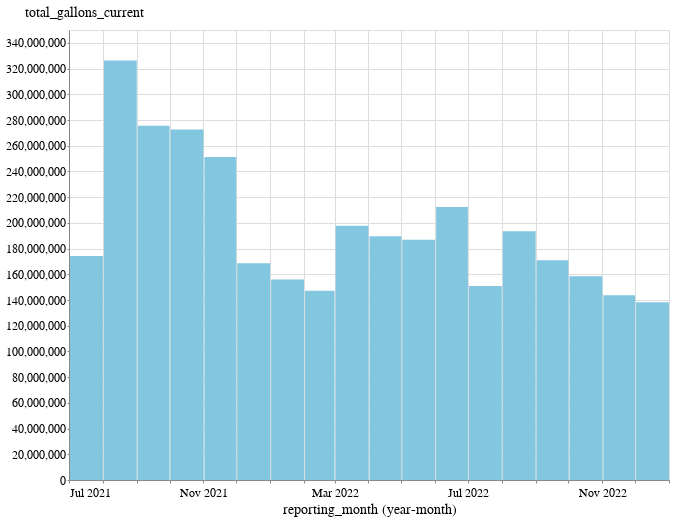

The notebook cell this image was saved under:
### Code cell
alt.Chart(
    complete_data[complete_data.supplier_name.str.contains("El Segundo")]
).mark_bar().encode(
    x=alt.X('yearmonth(reporting_month):T'),
    y="total_gallons_current",
    tooltip=["reporting_month"]
).properties(width=600)

### Figure 1 — Vega-Lite specification as saved in the notebook (floating-point values rounded to 4 significant figures)
{"config": {"view": {"width": 800, "height": 450}, "background": "#ffffff", "title": {"anchor": "start", "font": "BentonGothic-Bold, sans", "fontColor": "#000000", "fontSize": 22, "fontWeight": "normal"}, "arc": {"fill": "#82c6df"}, "area": {"fill": "#82c6df"}, "line": {"stroke": "#82c6df", "strokeWidth": 3}, "path": {"stroke": "#82c6df"}, "rect": {"fill": "#82c6df"}, "shape": {"stroke": "#82c6df"}, "bar": {"fill": "#82c6df"}, "point": {"stroke": "#82c6df"}, "symbol": {"fill": "#82c6df", "size": 30}, "axis": {"titleFont": "BentonGothic-Bold, sans", "titleFontSize": 14, "titleFontWeight": "normal", "labelFont": "BentonGothic, sans", "labelFontSize": 12, "labelFontWeight": "normal"}, "axisX": {"labelAngle": 0, "labelPadding": 4, "tickSize": 3}, "axisY": {"labelBaseline": "middle", "maxExtent": 45, "minExtent": 45, "tickSize": 2, "titleAlign": "left", "titleAngle": 0, "titleX": -45, "titleY": -11}, "legend": {"titleFont": "BentonGothic-Bold, sans", "titleFontSize": 14, "titleFontWeight": "normal", "symbolType": "square", "labelFont": "BentonGothic, sans", "labelFontSize": 13}, "range": {"category": ["#3580b1", "#ec8431", "#ab7fb4", "#c89d29", "#adc839", "#829eb1"], "diverging": ["#e68a4f", "#f4bb6a", "#f9e39c", "#dadfe2", "#a6b7c6", "#849eae"], "heatmap": ["#fbf2c7", "#f9e39c", "#f8d36e", "#f4bb6a", "#e68a4f", "#d15a40", "#ab4232"], "ordinal": ["#fbf2c7", "#f9e39c", "#f8d36e", "#f4bb6a", "#e68a4f", "#d15a40", "#ab4232"], "ramp": ["#fbf2c7", "#f9e39c", "#f8d36e", "#f4bb6a", "#e68a4f", "#d15a40", "#ab4232"]}}, "data": {"name": "data-9ace682b70d495015410fe898ff82c28"}, "mark": "bar", "encoding": {"tooltip": [{"field": "reporting_month", "type": "temporal"}], "x": {"field": "reporting_month", "timeUnit": "yearmonth", "type": "temporal"}, "y": {"field": "total_gallons_current", "type": "quantitative"}}, "width": 600, "$schema": "https://vega.github.io/schema/vega-lite/v4.17.0.json", "datasets": {"data-9ace682b70d495015410fe898ff82c28": [{"supplier_name": "El Segundo City of", "reporting_month": "2022-12-15T00:00:00", "public_water_system_id": "CA1910040", "county": "Los Angeles", "hydrologic_region": "South Coast", "climate_zone": 6, "total_population_served": 16654, "total_gallons_current": 138200000.0, "calculated_r_gpcd": 40.15, "total_gallons_baseline": 142900000.0, "gallons_pct_change": -0.03289, "state": "Statewide"}, {"supplier_name": "El Segundo City of", "reporting_month": "2022-11-15T00:00:00", "public_water_system_id": "CA1910040", "county": "Los Angeles", "hydrologic_region": "South Coast", "climate_zone": 6, "total_population_served": 17272, "total_gallons_current": 143600000.0, "calculated_r_gpcd": 41.57, "total_gallons_baseline": 132900000.0, "gallons_pct_change": 0.08095, "state": "Statewide"}, {"supplier_name": "El Segundo City of", "reporting_month": "2022-10-15T00:00:00", "public_water_system_id": "CA1910040", "county": "Los Angeles", "hydrologic_region": "South Coast", "climate_zone": 6, "total_population_served": 17272, "total_gallons_current": 158400000.0, "calculated_r_gpcd": 44.38, "total_gallons_baseline": 168800000.0, "gallons_pct_change": -0.06145, "state": "Statewide"}, {"supplier_name": "El Segundo City of", "reporting_month": "2022-09-15T00:00:00", "public_water_system_id": "CA1910040", "county": "Los Angeles", "hydrologic_region": "South Coast", "climate_zone": 6, "total_population_served": 17272, "total_gallons_current": 171000000.0, "calculated_r_gpcd": 49.5, "total_gallons_baseline": 171900000.0, "gallons_pct_change": -0.005327, "state": "Statewide"}, {"supplier_name": "El Segundo City of", "reporting_month": "2022-08-15T00:00:00", "public_water_system_id": "CA1910040", "county": "Los Angeles", "hydrologic_region": "South Coast", "climate_zone": 6, "total_population_served": 17272, "total_gallons_current": 193400000.0, "calculated_r_gpcd": 54.19, "total_gallons_baseline": 189600000.0, "gallons_pct_change": 0.02019, "state": "Statewide"}, {"supplier_name": "El Segundo City of", "reporting_month": "2022-07-15T00:00:00", "public_water_system_id": "CA1910040", "county": "Los Angeles", "hydrologic_region": "South Coast", "climate_zone": 6, "total_population_served": 16654, "total_gallons_current": 150900000.0, "calculated_r_gpcd": 43.84, "total_gallons_baseline": 132600000.0, "gallons_pct_change": 0.1376, "state": "Statewide"}, {"supplier_name": "El Segundo City of", "reporting_month": "2022-06-15T00:00:00", "public_water_system_id": "CA1910040", "county": "Los Angeles", "hydrologic_region": "South Coast", "climate_zone": 6, "total_population_served": 16654, "total_gallons_current": 212400000.0, "calculated_r_gpcd": 63.77, "total_gallons_baseline": 134100000.0, "gallons_pct_change": 0.5835, "state": "Statewide"}, {"supplier_name": "El Segundo City of", "reporting_month": "2022-05-15T00:00:00", "public_water_system_id": "CA1910040", "county": "Los Angeles", "hydrologic_region": "South Coast", "climate_zone": 6, "total_population_served": 16654, "total_gallons_current": 186900000.0, "calculated_r_gpcd": 54.3, "total_gallons_baseline": 131700000.0, "gallons_pct_change": 0.4195, "state": "Statewide"}, {"supplier_name": "El Segundo City of", "reporting_month": "2022-04-15T00:00:00", "public_water_system_id": "CA1910040", "county": "Los Angeles", "hydrologic_region": "South Coast", "climate_zone": 6, "total_population_served": 16654, "total_gallons_current": 189500000.0, "calculated_r_gpcd": 73.59, "total_gallons_baseline": 140300000.0, "gallons_pct_change": 0.3508, "state": "Statewide"}, {"supplier_name": "El Segundo City of", "reporting_month": "2022-03-15T00:00:00", "public_water_system_id": "CA1910040", "county": "Los Angeles", "hydrologic_region": "South Coast", "climate_zone": 6, "total_population_served": 16654, "total_gallons_current": 197700000.0, "calculated_r_gpcd": 67.02, "total_gallons_baseline": 150700000.0, "gallons_pct_change": 0.312, "state": "Statewide"}, {"supplier_name": "El Segundo City of", "reporting_month": "2022-02-15T00:00:00", "public_water_system_id": "CA1910040", "county": "Los Angeles", "hydrologic_region": "South Coast", "climate_zone": 6, "total_population_served": 16654, "total_gallons_current": 147200000.0, "calculated_r_gpcd": 71.96, "total_gallons_baseline": 154800000.0, "gallons_pct_change": -0.04929, "state": "Statewide"}, {"supplier_name": "El Segundo City of", "reporting_month": "2022-01-15T00:00:00", "public_water_system_id": "CA1910040", "county": "Los Angeles", "hydrologic_region": "South Coast", "climate_zone": 6, "total_population_served": 16654, "total_gallons_current": 156000000.0, "calculated_r_gpcd": 63.44, "total_gallons_baseline": 131500000.0, "gallons_pct_change": 0.1861, "state": "Statewide"}, {"supplier_name": "El Segundo City of", "reporting_month": "2021-12-15T00:00:00", "public_water_system_id": "CA1910040", "county": "Los Angeles", "hydrologic_region": "South Coast", "climate_zone": 6, "total_population_served": 16654, "total_gallons_current": 168600000.0, "calculated_r_gpcd": 71.85, "total_gallons_baseline": 142900000.0, "gallons_pct_change": 0.18, "state": "Statewide"}, {"supplier_name": "El Segundo City of", "reporting_month": "2021-11-15T00:00:00", "public_water_system_id": "CA1910040", "county": "Los Angeles", "hydrologic_region": "South Coast", "climate_zone": 6, "total_population_served": 16654, "total_gallons_current": 251200000.0, "calculated_r_gpcd": 75.42, "total_gallons_baseline": 132900000.0, "gallons_pct_change": 0.8908, "state": "Statewide"}, {"supplier_name": "El Segundo City of", "reporting_month": "2021-10-15T00:00:00", "public_water_system_id": "CA1910040", "county": "Los Angeles", "hydrologic_region": "South Coast", "climate_zone": 6, "total_population_served": 16654, "total_gallons_current": 272600000.0, "calculated_r_gpcd": 79.2, "total_gallons_baseline": 168800000.0, "gallons_pct_change": 0.6149, "state": "Statewide"}, {"supplier_name": "El Segundo City of", "reporting_month": "2021-09-15T00:00:00", "public_water_system_id": "CA1910040", "county": "Los Angeles", "hydrologic_region": "South Coast", "climate_zone": 6, "total_population_served": 16654, "total_gallons_current": 275500000.0, "calculated_r_gpcd": 82.72, "total_gallons_baseline": 171900000.0, "gallons_pct_change": 0.6027, "state": "Statewide"}, {"supplier_name": "El Segundo City of", "reporting_month": "2021-08-15T00:00:00", "public_water_system_id": "CA1910040", "county": "Los Angeles", "hydrologic_region": "South Coast", "climate_zone": 6, "total_population_served": 16654, "total_gallons_current": 326200000.0, "calculated_r_gpcd": 88.46, "total_gallons_baseline": 189600000.0, "gallons_pct_change": 0.7204, "state": "Statewide"}, {"supplier_name": "El Segundo City of", "reporting_month": "2021-07-15T00:00:00", "public_water_system_id": "CA1910040", "county": "Los Angeles", "hydrologic_region": "South Coast", "climate_zone": 6, "total_population_served": 16654, "total_gallons_current": 174200000.0, "calculated_r_gpcd": 84.34, "total_gallons_baseline": 132600000.0, "gallons_pct_change": 0.313, "state": "Statewide"}]}}
